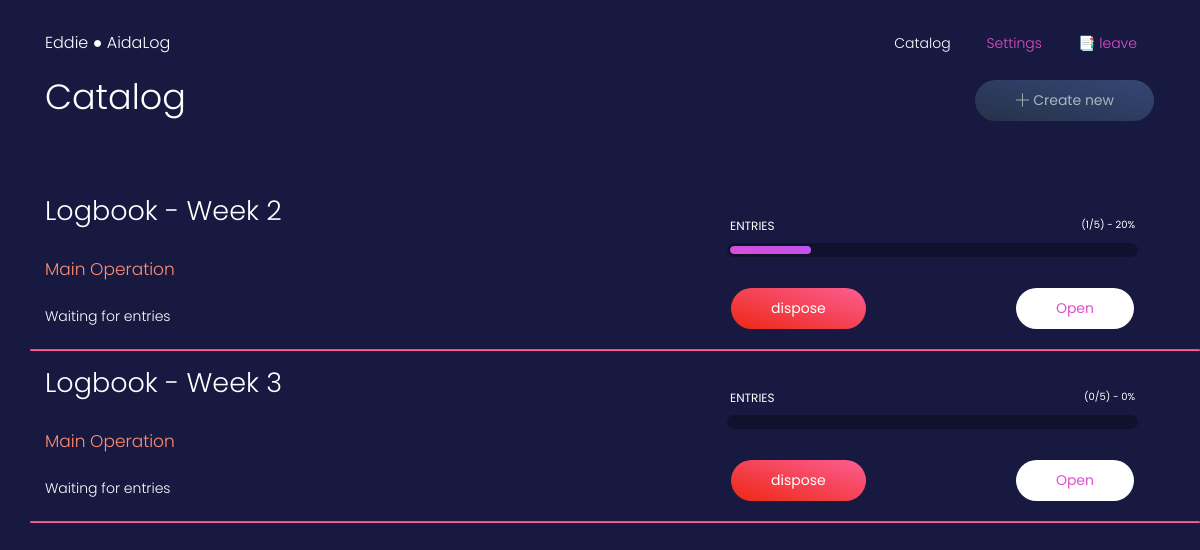
/logbook/catalog/ (signed in), run on the app's committed database.
### logbook/models.py (models this page shows, shortened)
class Logbook(models.Model):
    student = models.ForeignKey(Student, related_name='logbooks', on_delete=models.CASCADE)
    week_number = models.IntegerField()
    from_date = models.DateField()
    to_date = models.DateField()
    is_submitted = models.BooleanField(default=False)
    week_activity = models.TextField(blank=True)

### logbook/views.py (the view)
# urls.py: path('catalog/', logbook_catalog_view, name='logbook_catalog'),
def logbook_catalog_view(request):
    login_pass = is_allowed(request)
    if login_pass is not True:
        return login_pass
    if request.POST:
        return logbook_create_view(request)
    try:
        student = Student.objects.get(user=request.user)
    except Student.DoesNotExist:
        student = None
    if student is  None and request.user.is_authenticated:
        return redirect("/logbook/logbook_settings")
    logbooks = Logbook.objects.filter(student=student)
    logbook_catalog = []
    for logbook in logbooks:
        metadata = {}
        metadata['id'] = logbook.id
        metadata['week_number'] = logbook.week_number
        metadata['from_date'] = logbook.from_date
        metadata['week_activity'] = logbook.week_activity
        try:
            entries = Entry.objects.filter(logbook=logbook)
            metadata['entries'] = entries
            metadata['entry_count'] = len(entries)
            metadata['percentage'] = int((len(entries) / 5) * 100)
        except Entry.DoesNotExist:
            entries = None
        logbook_catalog.append(metadata)
    context = {
        "logbooks": logbook_catalog,
        "logbook_count": len(logbooks)
    }
    return render(request, 'logbook/logbook_list.html', context)

### logbook/views.py (called while the page is built)
def is_allowed(request):
    if request.user.is_authenticated:
        return True
    else:
        return redirect("/logbook/logbook_redirect_login")

### templates/logbook/logbook_list.html (shortened to what this page needs)
{% extends 'logbook/includes/base.html' %}
{% load static %}
{% block main_block %}
    <div class="wrapper">
        <div class="container">
            <div class="row">
                <div class="col-8">
                    <div class="display-3 font-weight-light text-white">Catalog</div>
                </div>
                <div class="col-4">
                    <div class="float-right">
                        <button class="btn btn-outline-warning btn-round" data-toggle="modal" data-target="#myModal2">
                            <span class="text-light">
                                <i class="btn-icon tim-icons icon-simple-add"></i> Create new </span>
                        </button>
                    </div>
                </div>
            </div>
        </div>
        <div class="main">
            <div class="section">
                <div class="container">
                    {% if logbook_count == 0 %}
                        <div class="alert alert-success alert-with-icon">
                            <button type="button" aria-hidden="true" class="close" data-dismiss="alert" aria-label="Close">
                            <i class="tim-icons icon-simple-remove"></i>
                            </button>
                            <span data-notify="icon" class="tim-icons icon-bell-55"></span>
                            <span>
                            <b> Welcome </b> Create your first Logbook from the button above </span>
                        </div>
                    {% else %}
                        {% for logbook in logbooks %}
                            <div class="row justify-content-between">
                                <div class="col-lg-5 mb-5 mb-lg-0 ">
                                    <h2 class="text-white font-weight-light">Logbook - Week {{ logbook.week_number }}</h2>
                                    <h4 class="text-warning font-weight-light">Main Operation</h4>
                                    <p class="text-white mt-4">
                                        {{logbook.week_activity}}
                                    </p>
                                </div>
                                <div class="col-lg-5 mb-lg-0">
                                    <div class="card-plain">
                                        <div class="card-body">
                                            <div class="progress-container progress-primary">
                                                <span class="progress-badge">Entries</span>
                                                <div class="progress">
                                                    <div class="progress-bar progress-bar-warning" role="progressbar"
                                                        aria-valuenow="{{ logbook.percentage }}" aria-valuemin="0" aria-valuemax="100"
                                                        style="width: {{ logbook.percentage }}%;">
                                                        <span class="progress-value">({{ logbook.entry_count }}/5) - {{ logbook.percentage }}%</span>
                                                    </div>
                                                </div>
                                            </div>
                                            <button class="btn btn-danger btn-round mt-4 float-left logdelete" data-toggle="modal" data-target="#myModal3" onclick="prepare({{logbook.id}})">dispose</button>
                                            <a href="{% url 'logbook_detail' logbook.id %}" class="btn btn-neutral btn-round mt-4 float-right">Open</a>
                                        </div>
                                    </div>
                                </div>
                                <hr class="bg-danger col-12">
                            </div>
                        {% endfor %}
                    {% endif %}
                </div>
            </div>
        </div>
    </div>
{% endblock %}

### templates/logbook/includes/navbar.html (shortened to what this page needs)
<nav class="navbar navbar-expand-lg navbar-transparent">
    <div class="container">
        <div class="navbar-translate">
            <a class="navbar-brand" href="{% url 'logbook_home' %}">{{request.user.username}} ● AidaLog</a>
        </div>
        <div class="collapse navbar-collapse" id="example-navbar-primary">
            <ul class="navbar-nav ml-auto">
                {% if user.is_authenticated %}
                <li class="nav-item active">
                    <a class="nav-link" href="{% url 'logbook_catalog' %}">
                        Catalog
                    </a>
                </li>
                <li class="nav-item">
                    <a class="nav-link text-primary" href="{% url 'logbook_settings' %}">
                        Settings
                    </a>
                </li>
                <li class="nav-item active">
                    <a class="nav-link text-primary" href="{% url 'logbook_logout_redirect' %}">
                        📑 leave
                    </a>
                </li>
                {% else %}
                <li class="nav-item active">
                    <a class="btn text-primary" role="button" href="{% url 'logbook_redirect_login' %}">log in</a>
                </li>
                {% endif %}
            </ul>
        </div>
    </div>
</nav>

### data on the page
Logbook: week_activity "Waiting for entries"
Logbook: week_activity "Waiting for entries"

### other printed values
{{ request.user.username }} "Eddie"
{{ logbook.week_number }} "2" "3"
{{ logbook.entry_count }} "1" "0"
{{ logbook.percentage }} "20" "0"
